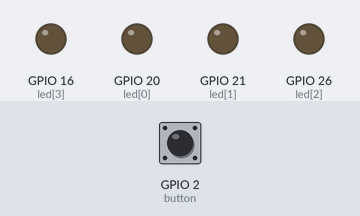
Bench run of a program on a simulated Raspberry Pi (BCM pin numbers). Shown: output pins drawn as LEDs (lit = HIGH). The inputs (shaded band) are chosen by the test bench; at power-on: GPIO 2 (button) HIGH.

Above: at 1.2 s.
1.3 s: GPIO 2 (button) pulled LOW for 0.15 s
At 1.37 s:
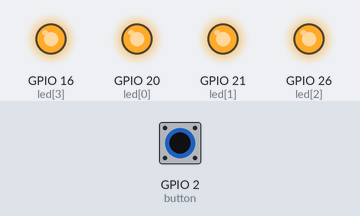
2.9 s: GPIO 2 (button) pulled LOW for 3.2 s
At 7.0 s:
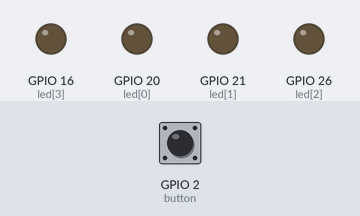
Timing chart, 0 to 8.5 s (numbered marks = the images above; inputs shaded):
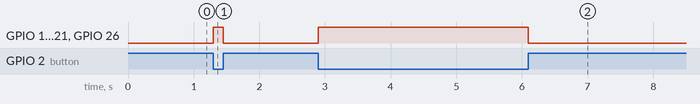

Measured:
- after the input at 1.3 s, GPIO 16 (led[3]), GPIO 20 (led[0]), GPIO 21 (led[1]), GPIO 26 (led[2]): LOW → HIGH at once, → LOW 0.15 s later
- after the input at 2.9 s, GPIO 16 (led[3]), GPIO 20 (led[0]), GPIO 21 (led[1]), GPIO 26 (led[2]): LOW → HIGH at once, → LOW 3.2 s later

The program:

ledboton.py
```python
from gpiozero import LED, Button, LEDBoard
from signal import pause

led = LEDBoard(20,21,26,16)
button = Button(2)

button.when_pressed = led.on
# button.when_pressed = led1.on
button.when_released = led.off
# button.when_released = led1.off


pause()
```
